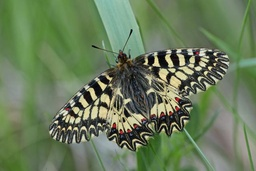
#> input picture blur_detection/image/out_of_focus0015.jpg, 256 x 171 px, shrunk from 640 x 427 before the run
$ jupyter execute --allow-errors test_Kurtosis.ipynb   (shell and % lines are left out)   (older library calls are emulated)
#> lines starting #> are read from the running program, lines starting #| are printed output that depends on the picture; after the words box and inside, x2 and y2 are one past the last pixel; in counts of white or black regions, pixels touching at a corner belong together
### blur_detection/python/localBlur/likematlab.py
import cv2
import numpy as np

def im2col(A, BSZ):
    # Parameters
    A = np.transpose(A)
    m,n = A.shape
    s0, s1 = A.strides
    nrows = m-BSZ[0]+1
    ncols = n-BSZ[1]+1
    shp = BSZ[0],BSZ[1],nrows,ncols
    strd = s0,s1,s0,s1

    out_view = np.lib.stride_tricks.as_strided(A, shape=shp, strides=strd)
    return out_view.reshape(BSZ[0]*BSZ[1],-1)[:,::1]

# [29 lines left out: function EM_GMM, not called in this run]

def GaussianProb(XxX, V):
    return np.exp(-(XxX)/(2*V)) / np.sqrt(2*np.pi*V)

# [31 lines left out: functions GenerateF, calculateSf, GenerateSf, rearrange, not called in this run]

### blur_detection/python/test_Kurtosis.ipynb
[cell 1]
import cv2
import numpy as np
from localBlur.likematlab import im2col, EM_GMM
import matplotlib.pyplot as plt
from scipy import stats

### 이미지를 흑백으로 변환

[cell 2]
img = cv2.imread('../image/out_of_focus0015.jpg', cv2.IMREAD_GRAYSCALE)
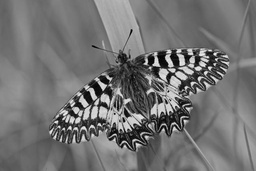
#> img: shape (171, 256); min 0, max 247, mean 114.6
img = cv2.normalize(img.astype('double'), None, 0.0, 1.0, cv2.NORM_MINMAX)

[cell 3]
patchsize = 11

### localBlurScore 부분

[cell 4]
im_height, im_width = img.shape
#> im_height = 171; im_width = 256
offset = int((patchsize -1)/2)
x_start = offset+1; x_end = im_width-offset;
#> after `x_end = im_width - offset`: x_end = 251
y_start = offset+1; y_end = im_height-offset;
#> after `y_end = im_height - offset`: y_end = 166
datasize = (x_end-x_start+1)*(y_end-y_start+1)
#> datasize = 39606

### LocalKurtosis.m 부분 [수정]

#### Image gradient 계산

[cell 5]
sobelx = cv2.Sobel(img,cv2.CV_64F,1,0,ksize=5)
sobely = cv2.Sobel(img,cv2.CV_64F,0,1,ksize=5)

#### patch에 따라 column으로 나열

[cell 6]
sobelx_col = im2col(sobelx,[patchsize,patchsize])
#> in im2col, `s0, s1 = A.strides`: s0 = 8; s1 = 2048
#> in im2col, `strd = s0,s1,s0,s1`: strd = (8, 2048, 8, 2048)
sums_dx_col = np.sum(sobelx_col,0,keepdims=True)
sums_dx_col[sums_dx_col == 0] = np.nan
sobelx_col = sobelx_col / sums_dx_col

[cell 7]
sobely_col = im2col(sobely,[patchsize,patchsize])
sums_dy_col = np.sum(sobely_col,0,keepdims=True)
sums_dy_col[sums_dy_col == 0] = np.nan
sobely_col = sobely_col / sums_dy_col

#### kurtosis 계산

[cell 8]
dx_kurtosis = stats.kurtosis(sobelx_col,axis=0,fisher=False)
dy_kurtosis = stats.kurtosis(sobely_col,axis=0,fisher=False)

#### 결과를 이미지 형태로 reshape

[cell 9]
dx_kurtosis = np.reshape(dx_kurtosis, [im_width-patchsize+1, im_height-patchsize+1])
dy_kurtosis = np.reshape(dy_kurtosis, [im_width-patchsize+1, im_height-patchsize+1])

[cell 10]
dx_kurtosis = np.log(np.pad(dx_kurtosis,offset,mode='edge'))
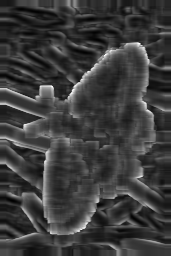
#> dx_kurtosis: shape (256, 171) float64; min 0.229, max 4.06, mean 1.14; drawn with min black and max white
dy_kurtosis = np.log(np.pad(dy_kurtosis,offset,mode='edge'))
#> dy_kurtosis: shape (256, 171) float64

[cell 11]
img_kurtosis = np.transpose(np.minimum(dx_kurtosis,dy_kurtosis))
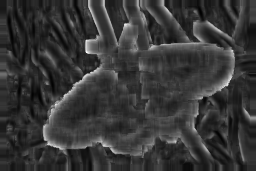
#> img_kurtosis: shape (171, 256) float64; min 0.229, max 3.94, mean 1.04; drawn with min black and max white

[cell 12]
plt.imshow(img_kurtosis)

### LocalKurtosis.m 부분

[numpy vs matlab diff 출처](https://stackoverflow.com/questions/39410096/matlab-difff-var-n-vs-python-numpy-diffa-n-1-axis-1)

[cell 13]
dx = np.c_[np.diff(img,axis=1),-img[:,-1]]
dy = np.r_['0,2',np.diff(img,axis=0),-img[-1,:]]
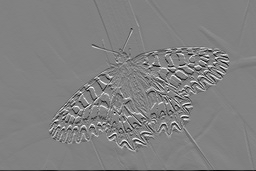
#> dy: shape (171, 256) float64; min -0.676, max 0.656, mean -0.00293; drawn with min black and max white

[cell 14]
dx_col = im2col(dx,[patchsize,patchsize])
#> in im2col (call 3), `A = np.transpose(A)`:
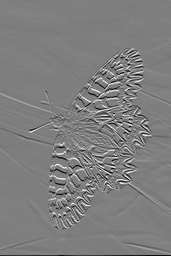
#> A: shape (256, 171) float64; min -0.676, max 0.68, mean -0.00184; drawn with min black and max white
sum_dx_col = np.sum(dx_col,1,keepdims=True)
#> sum_dx_col = 121 values, max 4.96 at index 10, min -77.82 at index 110, mean -6.12
sum_dx_col[sum_dx_col == 0] = np.nan
dx_col = dx_col / sum_dx_col

[cell 15]
dy_col = im2col(dy,[patchsize,patchsize])
sum_dy_col = np.sum(dy_col,0,keepdims=True)
sum_dy_col[sum_dy_col == 0] = np.nan
dy_col = dy_col / sum_dy_col

[cell 16]
normXsquare = np.square(dx_col - np.mean(dx_col,0))
normYsquare = np.square(dy_col - np.mean(dy_col,0))

[cell 17]
mean_square_x = np.square(np.mean(normXsquare,axis=0,keepdims=True))
mean_square_x[mean_square_x==0] = np.nan
qx = np.mean(np.square(normXsquare),axis=0,keepdims=True) / mean_square_x
mean_square_y = np.square(np.mean(normYsquare,axis=0,keepdims=True))
mean_square_y[mean_square_y==0] = np.nan
qy = np.mean(np.square(normYsquare),axis=0,keepdims=True) / mean_square_y

[cell 18]
qx = np.reshape(qx, [im_width-patchsize+1, im_height-patchsize+1])
qy = np.reshape(qy, [im_width-patchsize+1, im_height-patchsize+1])
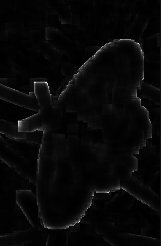
#> qy: shape (246, 161) float64; 0.05% of the values are NaN or infinite; the others: min 1.75, max 110.6, mean 5.31; drawn with min black, max white, NaN and infinite black

[cell 19]
qx[qx==0] = np.nan
qx = np.log(np.pad(qx,offset,mode='edge'))
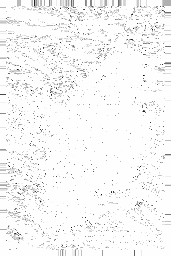
#> qx: shape (256, 171) float64; min 1.72, max 4.78, mean 4.69; drawn with min black and max white
qy[qy==0] = np.nan
qy = np.log(np.pad(qy,offset,mode='edge'))
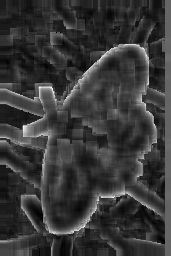
#> qy: shape (256, 171) float64; 0.06% of the values are NaN or infinite; the others: min 0.559, max 4.71, mean 1.48; drawn with min black, max white, NaN and infinite black

[cell 20]
qx[np.isnan(qx)] = np.min(np.min(qx[~np.isnan(qx)]))
qy[np.isnan(qy)] = np.min(np.min(qy[~np.isnan(qy)]))
#> qy: shape (256, 171) float64; 0.06% of pixels changed, all inside (x1, y1, x2, y2) = (20, 11, 153, 256)

[cell 21]
q = np.minimum(qx,qy)

[cell 22]
plt.imshow(img,cmap='gray')

[cell 23]
q = np.transpose(q)
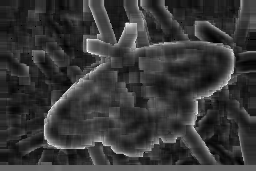
#> q: shape (171, 256) float64; min 0.559, max 4.71, mean 1.48; drawn with min black and max white
plt.imshow(q,cmap='gray')

### LocalPowerSpectrumSlope

[cell 24]
from localBlur import likematlab

[cell 25]
im_height, im_width = img.shape
offset = (patchsize - 1)/2

[cell 26]
def GenerateF(height,width):
    kheight = range(1,int(height)+1)
    kwidth  = range(1,int(width)+1)
    [u,v] = np.meshgrid(kwidth,kheight)
    f = np.hypot(u, v)
    C = np.unique(f)
    f = np.round(f)
    return (f,C)

[cell 27]
[If, IC] = GenerateF(offset,offset)
IC_log = np.log(IC)
IC_log_new = np.unique(np.round(IC_log / 0.2)*0.2)

[cell 28]
im_col = likematlab.im2col(img, [patchsize,patchsize])
#> in im2col (call 5), `A = np.transpose(A)`:
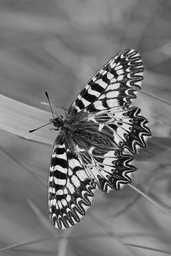
#> A: shape (256, 171) float64; min 0, max 1, mean 0.464
